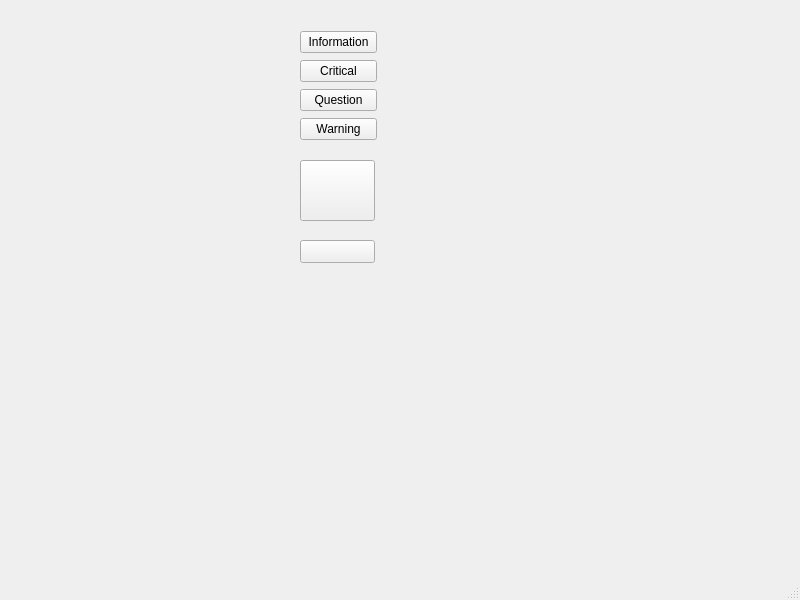
<?xml version="1.0" encoding="UTF-8"?>
<ui version="4.0">
 <class>MainWindow</class>
 <widget class="QMainWindow" name="MainWindow">
  <property name="geometry">
   <rect>
    <x>0</x>
    <y>0</y>
    <width>800</width>
    <height>600</height>
   </rect>
  </property>
  <property name="windowTitle">
   <string>MainWindow</string>
  </property>
  <widget class="QWidget" name="centralwidget">
   <widget class="QPushButton" name="pushButton_5">
    <property name="geometry">
     <rect>
      <x>300</x>
      <y>160</y>
      <width>75</width>
      <height>61</height>
     </rect>
    </property>
    <property name="text">
     <string/>
    </property>
   </widget>
   <widget class="QPushButton" name="pushButton_6">
    <property name="geometry">
     <rect>
      <x>300</x>
      <y>240</y>
      <width>75</width>
      <height>23</height>
     </rect>
    </property>
    <property name="text">
     <string/>
    </property>
   </widget>
   <widget class="QWidget" name="">
    <property name="geometry">
     <rect>
      <x>300</x>
      <y>30</y>
      <width>77</width>
      <height>112</height>
     </rect>
    </property>
    <layout class="QVBoxLayout" name="verticalLayout">
     <item>
      <widget class="QPushButton" name="pushButton">
       <property name="text">
        <string>Information</string>
       </property>
      </widget>
     </item>
     <item>
      <widget class="QPushButton" name="pushButton_2">
       <property name="text">
        <string>Critical</string>
       </property>
      </widget>
     </item>
     <item>
      <widget class="QPushButton" name="pushButton_3">
       <property name="text">
        <string>Question</string>
       </property>
      </widget>
     </item>
     <item>
      <widget class="QPushButton" name="pushButton_4">
       <property name="text">
        <string>Warning</string>
       </property>
      </widget>
     </item>
    </layout>
   </widget>
  </widget>
  <widget class="QMenuBar" name="menubar">
   <property name="geometry">
    <rect>
     <x>0</x>
     <y>0</y>
     <width>800</width>
     <height>21</height>
    </rect>
   </property>
  </widget>
  <widget class="QStatusBar" name="statusbar"/>
 </widget>
 <resources/>
 <connections/>
</ui>
